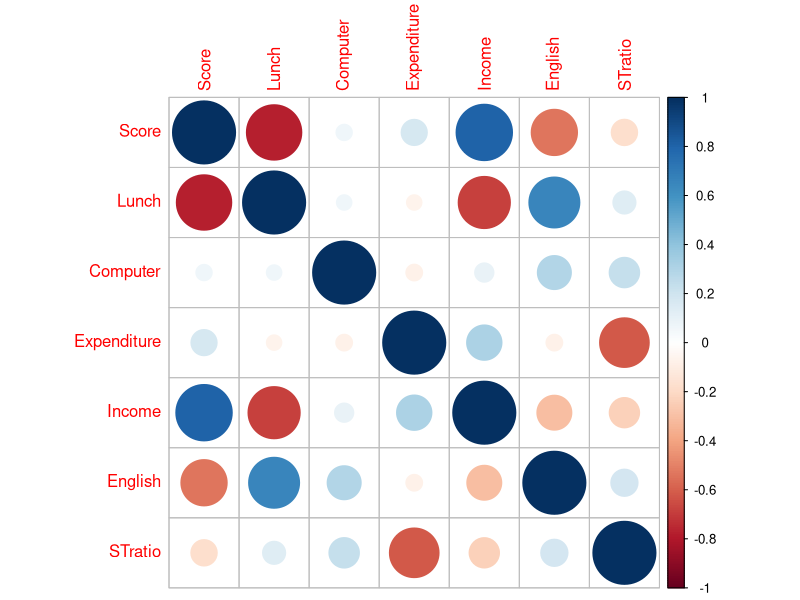
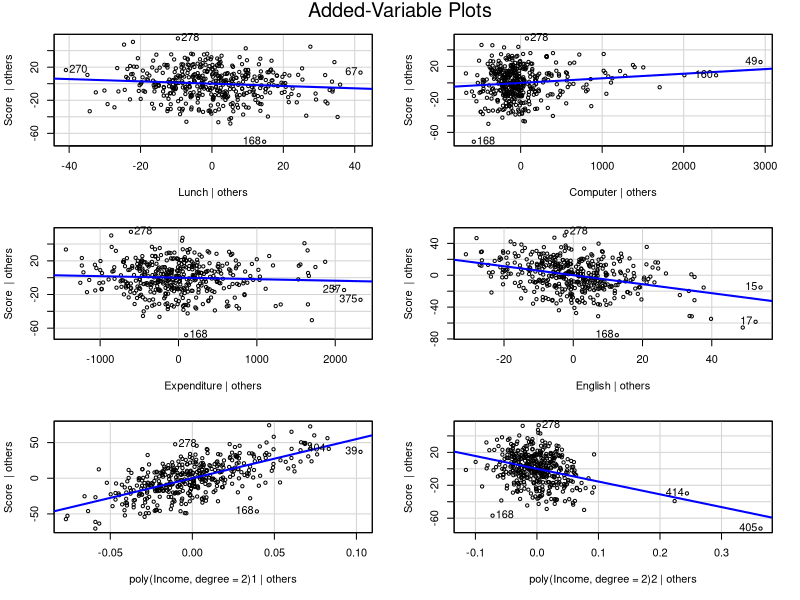
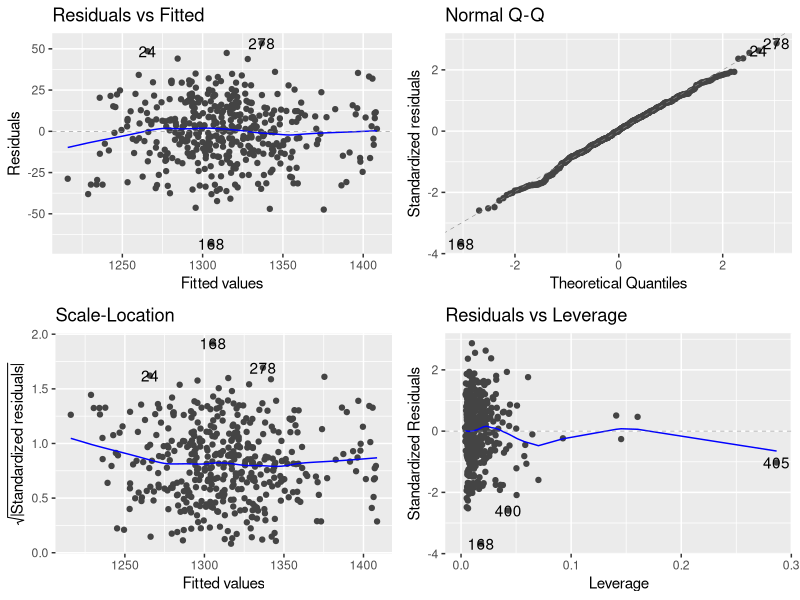
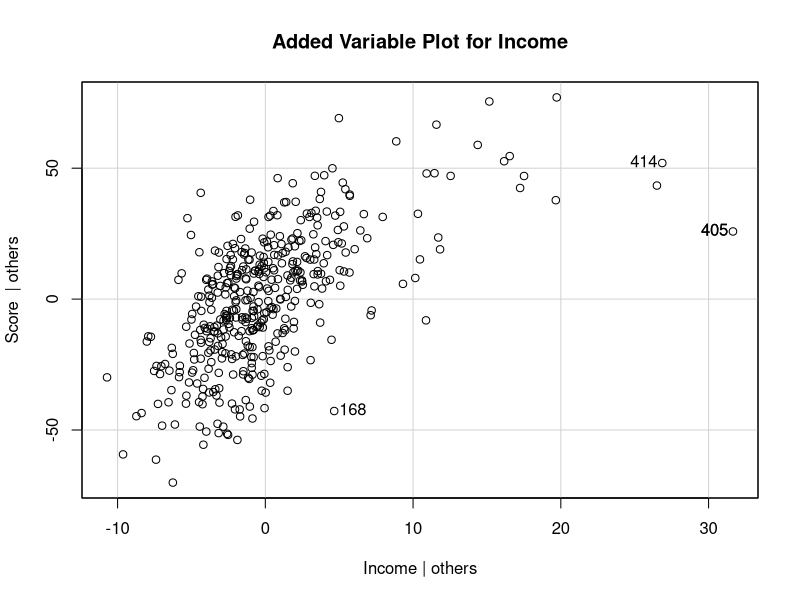
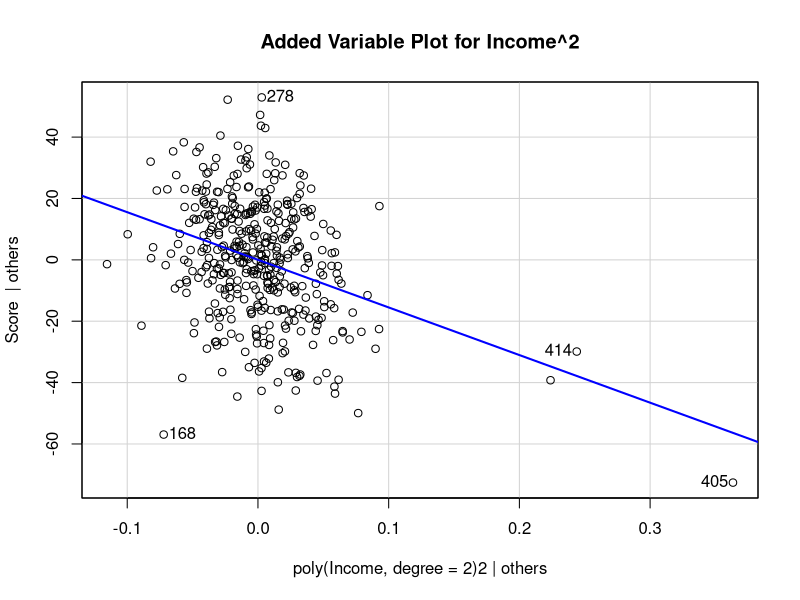

R code for these plots, in order:
library(tidyverse)

schools <- read_table("SchoolResults.txt")

# EDA
corrplot::corrplot(cor(schools))
formula <- formula(Score ~ . - Income + poly(Income, degree = 2) - STratio)
lm_model <- lm(formula, data = schools)
summary(lm_model)
car::vif(lm_model)
car::avPlots(lm_model)
library(ggfortify)
forecast::autoplot(lm_model)

# CV
k <- 50  # Number of folds
folds <- cut(1:nrow(schools), breaks = k, labels = FALSE)

results <- c()
union_df <- data.frame()

for (i in 1:k) {
  # Split the data
  test_indices <- which(folds == i, arr.ind = TRUE)
  test_data <- schools[test_indices, ]
  train_data <- schools[-test_indices, ]
  
  # Train the model
  model <- lm(formula, data = train_data)
  
  # Predict on test data
  predictions <- predict(model, newdata = test_data)
  
  # Calculate performance metric (e.g., RMSE)
  rmse <- sqrt(mean((predictions - test_data$Score) ^ 2))
  results <- c(results, rmse)
  prediction_df <- data.frame(predictions = predictions, actuals = test_data$Score)
  union_df <- rbind(union_df, prediction_df)
}
mean_rmse <- mean(results)
print(mean_rmse)

# 1. “Income” is generally a measure of how much money a school has to spend on extracurricular activities 
# (as opposed to expenditures which i s how much spent per student in the class room). Is there evidence
# of diminishing returns on extracurricular activities in terms of student learning?

summary(lm_model)
lm_model_no_poly <- lm(Score ~ . - STratio - Expenditure, data = schools)
car::avPlot(lm_model_no_poly, variable = "Income", main = "Added Variable Plot for Income", lwd = 0)
car::avPlot(lm_model, variable = "poly(Income, degree = 2)2", main = "Added Variable Plot for Income^2", lwd = 2)

#   2. Is English as a second language a barrier to student learning?
summary(lm_model)

#   3. In your opinion and based on the data, what can be done to increase student learning?
summary(lm_model)

#   4. (How well does the model predict compared to alternatives?)
gam_model <- mgcv::gam(Score ~ s(Lunch) + s(Computer) + s(Income) + s(Expenditure) + s(English) + s(STratio), data = schools)
summary(gam_model)

k <- 50  # Number of folds
folds <- cut(1:nrow(schools), breaks = k, labels = FALSE)

results <- c()
union_df <- data.frame()

for (i in 1:k) {
  # Split the data
  test_indices <- which(folds == i, arr.ind = TRUE)
  test_data <- schools[test_indices, ]
  train_data <- schools[-test_indices, ]
  
  # Train the model
  model <- mgcv::gam(Score ~ s(Lunch) + s(Computer) + s(Income) + s(Expenditure) + s(English) + s(STratio), data = train_data)
  
  # Predict on test data
  predictions <- predict(model, newdata = test_data)
  
  # Calculate performance metric (e.g., RMSE)
  rmse <- sqrt(mean((predictions - test_data$Score) ^ 2))
  results <- c(results, rmse)
  prediction_df <- data.frame(predictions = predictions, actuals = test_data$Score)
  union_df <- rbind(union_df, prediction_df)
}
mean_rmse <- mean(results)
print(mean_rmse)

k <- 50  # Number of folds
folds <- cut(1:nrow(schools), breaks = k, labels = FALSE)

results <- c()
union_df <- data.frame()

for (i in 1:k) {
  # Split the data
  test_indices <- which(folds == i, arr.ind = TRUE)
  test_data <- schools[test_indices, ]
  train_data <- schools[-test_indices, ]
  
  # Train the model
  model <- loess(Score ~ Income + Lunch + Computer + English, degree = 1, span = .5, data = train_data)
  
  # Predict on test data
  predictions <- predict(model, test_data)
  
  # Calculate performance metric (e.g., RMSE)
  rmse <- sqrt(mean((predictions - test_data$Score) ^ 2, na.rm = FALSE))
  results <- c(results, rmse)
  prediction_df <- data.frame(predictions = predictions, actuals = test_data$Score)
  union_df <- rbind(union_df, prediction_df)
}
mean_rmse <- mean(na.omit(results))
print(mean_rmse)
